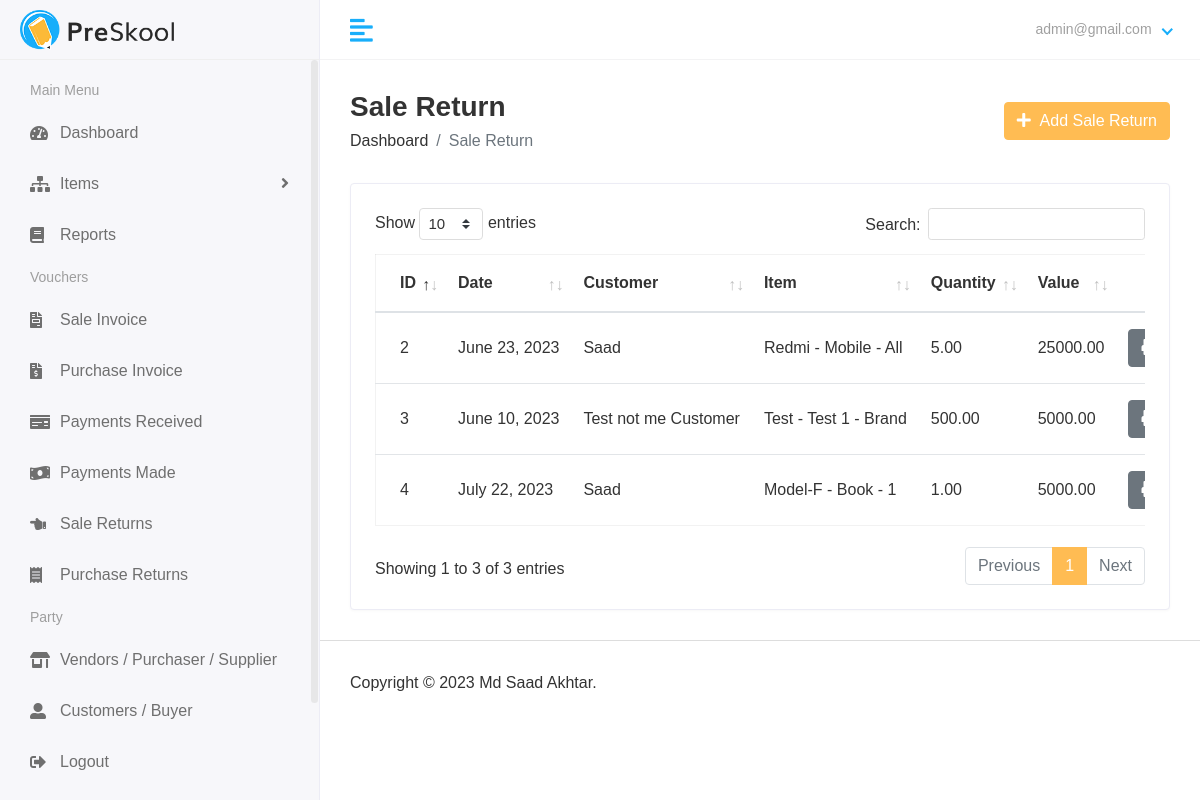
Before: /finance/view_salereturns/ (signed in) with the older database file.
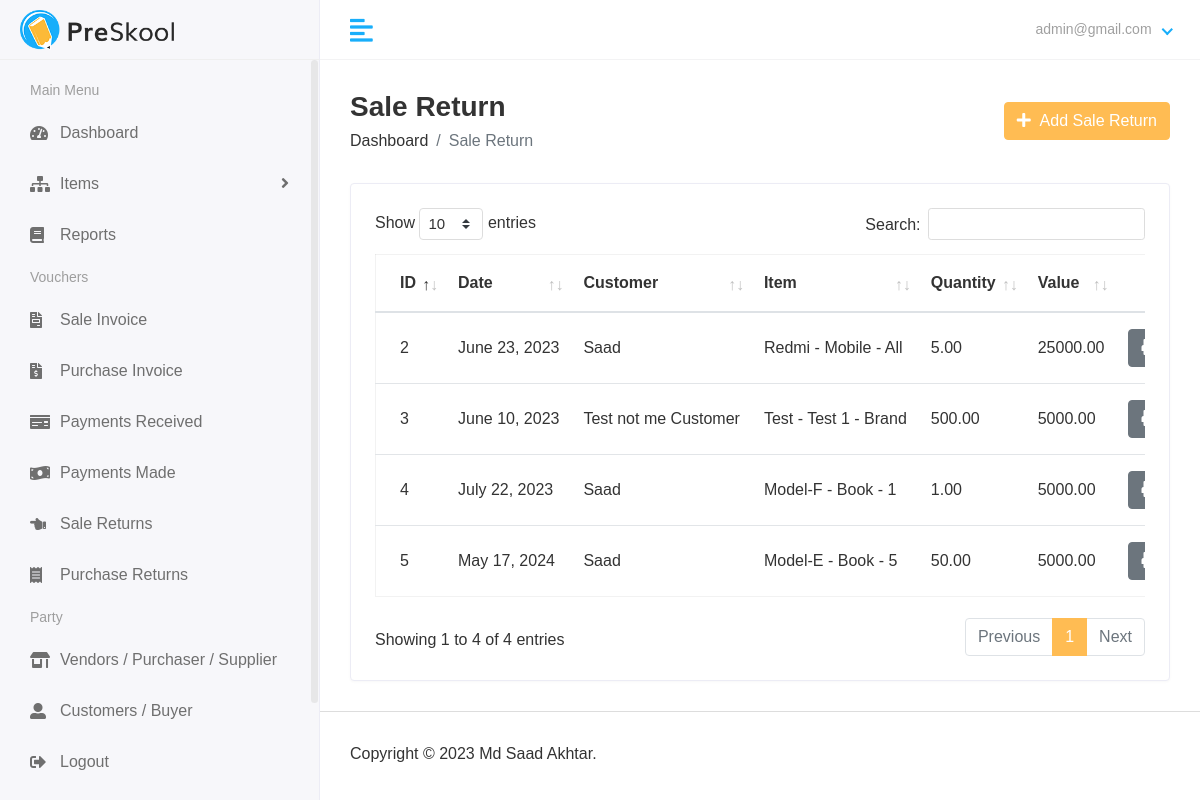
After: the same page with the newer database file.
### finance/models.py (models this page shows, shortened)
class SaleReturn(models.Model):
    date = models.DateField(_("date"), auto_now=False, auto_now_add=False)
    customer = models.ForeignKey(Customer,on_delete=models.CASCADE)
    item = models.ForeignKey(Item,on_delete=models.CASCADE)
    quantity = models.DecimalField(max_digits=10, decimal_places=2)
    description = models.TextField(default="")
    amount = models.DecimalField(max_digits=10, decimal_places=2)
    created_at = models.DateTimeField(auto_now_add=True,null = True)
    updated_at = models.DateTimeField(auto_now_add=True,null = True)
    changed_by_user = models.ForeignKey(CustomUser,null=True,on_delete=models.PROTECT)

class Customer(models.Model):
    name = models.CharField(_("name"), max_length=50)
    email = models.EmailField(_("email"), max_length=254,null=True)
    phone = models.CharField(_("phone"), max_length=50, null=True)
    address = models.TextField()
    state = models.IntegerField(choices=STATES,default=1)
    gstin = models.CharField(_("gstin"), max_length=15,null=True)
    pancard = models.CharField(_("pancard"), max_length=15,null=True)
    save_last_rate = models.IntegerField(choices=YES_NO,default=2)
    current_balance = models.DecimalField(max_digits=10, decimal_places=2,default=decimal.Decimal(0))
    created_at = models.DateTimeField(auto_now_add=True,null = True)
    updated_at = models.DateTimeField(auto_now_add=True,null = True)
    changed_by_user = models.ForeignKey(CustomUser,on_delete=models.PROTECT,null=True)

class Item(models.Model):
    name = models.CharField(_("name"), max_length=50)
    image = models.ImageField(upload_to="media/item_images",null=True)
    item_group = models.ForeignKey(ItemGroup,on_delete=models.CASCADE)
    hsn_code = models.IntegerField()
    unit = models.CharField(max_length=10)
    unit_plural = models.CharField(max_length=10)
    state_tax_rate = models.IntegerField()
    central_tax_rate = models.IntegerField(default=0)
    integrated_tax_rate = models.IntegerField(default=0)
    current_stock = models.DecimalField(max_digits=10, decimal_places=2)
    rate_change_system = models.IntegerField(choices=RATE_CHANGE_CHOICES,default=2)
    rate = models.DecimalField(max_digits=10, decimal_places=2,default=0)
    min_stock = models.DecimalField(max_digits=10, decimal_places=2,default=decimal.Decimal(0))
    created_at = models.DateTimeField(auto_now_add=True,null = True)
    updated_at = models.DateTimeField(auto_now_add=True,null = True)
    changed_by_user = models.ForeignKey(CustomUser,null=True,on_delete=models.PROTECT)
    def __str__(self) -> str:
        return self.name + " - " + str(self.item_group)

class ItemGroup(models.Model):
    name = models.CharField(_("name"), max_length=50)
    brand = models.CharField(_("brand"), max_length=50)
    tax_preference = models.IntegerField(choices=TAX_PREFERENCE,default=1)
    inventory = models.IntegerField(choices=INVENTORY_TYPE,default=1)
    created_at = models.DateTimeField(auto_now_add=True,null = True)
    updated_at = models.DateTimeField(auto_now_add=True,null = True)
    changed_by_user = models.ForeignKey(CustomUser,null=True,on_delete=models.PROTECT)
    def __str__(self) -> str:
        return self.name + " - " + self.brand

### finance/views.py (the view)
# urls.py: path('view_salereturns/',views.view_salereturns,name="view_salereturns"),
@login_required(login_url="account_login")
def view_salereturns(request):
    if not request.user.has_perm('finance.view_salereturn'):
        return HttpResponse("Permission Error. Sorry You are not authorised to visit this page")
    sale_return = SaleReturn.objects.all()
    return render(request,"hod/view_salereturn.html",{
        "sale_return":sale_return
    })

### accounts/models.py (called while the page is built)
    def __str__(self):
        return self.email

### finance/templates/hod/view_salereturn.html (shortened to what this page needs)
{% extends 'base.html' %} {% block content %}
<div class="main-wrapper">
  <div class="page-wrapper">
    <div class="content container-fluid">
      <div class="page-header">
        <div class="row align-items-center">
          <div class="col">
            <h3 class="page-title">Sale Return</h3>
            <ul class="breadcrumb">
              <li class="breadcrumb-item">
                <a href="{% url 'finance_dashboard' %}">Dashboard</a>
              </li>
              <li class="breadcrumb-item active">Sale Return</li>
            </ul>
          </div>
          <div class="col-auto text-right float-right ml-auto">
            <a href="{% url 'add_salereturns' %}" class="btn btn-primary"
              ><i class="fas fa-plus"></i> &nbsp;Add Sale Return
            </a>
          </div>
        </div>
      </div>
      <div class="row">
        <div class="col-sm-12">
          <div class="card card-table">
            <div class="card-body">
              <div class="table-responsive">
                <table id="table_id" class="table table-hover table-center mb-0">
                    <thead>
                      <tr>
                        <th>ID</th>
                        <th>Date</th>
                        <th>Customer</th>
                        <th>Item</th>
                        <th>Quantity</th>
                        <th>Value</th>
                        <th class="text-right">Action</th>
                      </tr>
                    </thead>
                    <tbody>
                      {% for i in sale_return %}
                      <tr>
                        <td>{{i.id}}</td>
                        <td>{{i.date}}</td>
                        <td>{{i.customer.name}}</td>
                        <td>{{i.item}}</td>
                        <td>{{i.quantity}}</td>
                        <td>{{i.amount}}</td>
                        <td class="text-right">
                          <div class="actions">
                            <a
                              class="btn btn-secondary">
                              <i class="fas fa-print"></i>
                            </a>
                          </div>
                        </td>
                      </tr>
                      {% endfor %}
                    </tbody>
                  </table>
              </div>
            </div>
          </div>
        </div>
      </div>
    </div>
    {% endblock content %}

Changed rows visible on the page:
added SaleReturn: id "5", date "May 17, 2024", customer.name "Saad", item "Model-E - Book - 5", quantity "50.00", amount "5000.00"
Other visible differences:
text written by a page script: "Show entries Search: Showing 1 to 3 of 3 entries Previous 1 Next" → "Show entries Search: Showing 1 to 4 of 4 entries Previous 1 Next"
